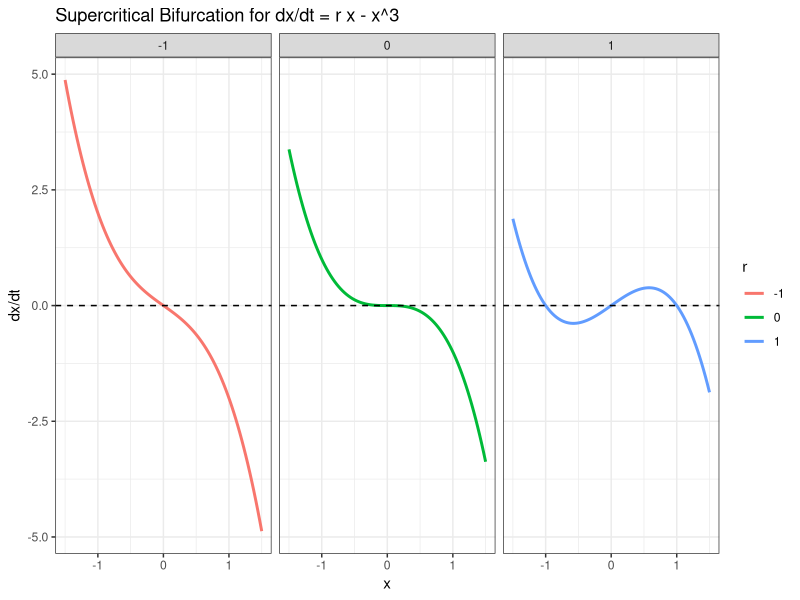
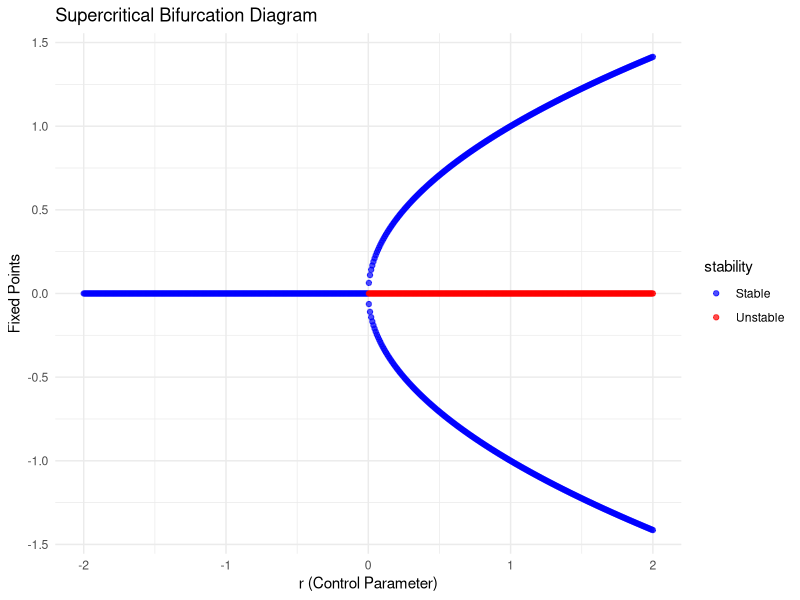
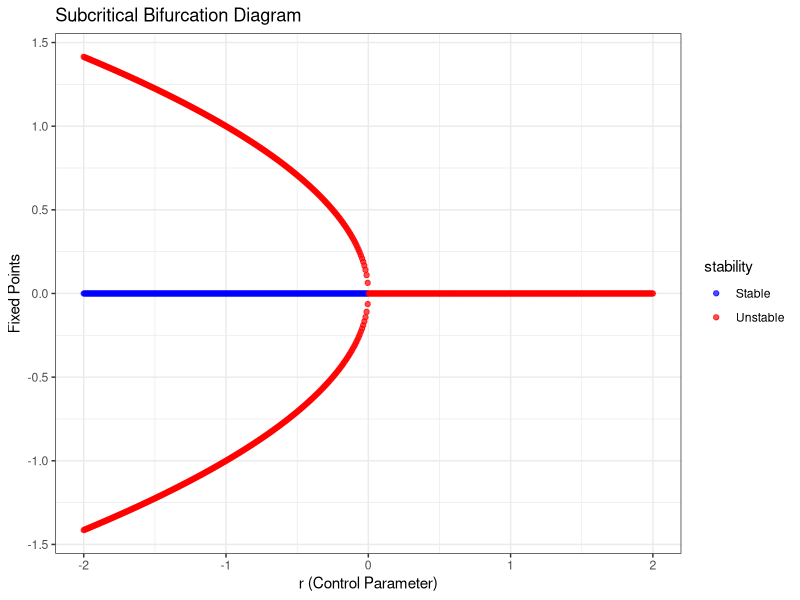
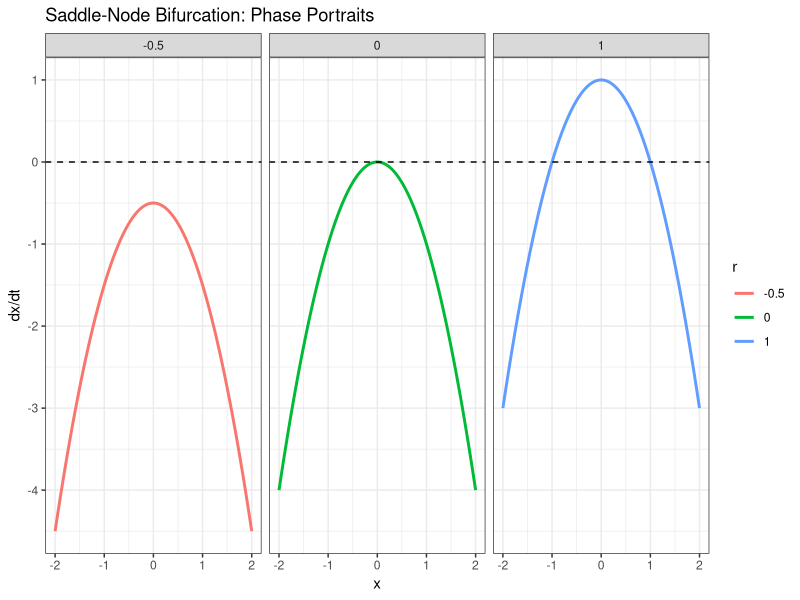
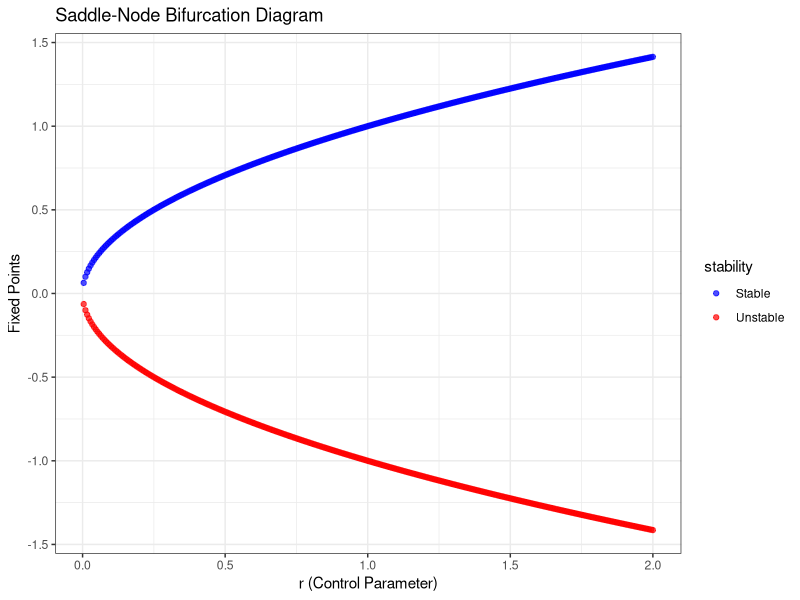

Write R code to recreate these figures, in order.
## ---- chunk 1
library(ggplot2)
## ---- chunk 2

supercritical_map <- function(x, r) {
  return(r * x - x^3)
}

r_values <- c(-1,0,1)
x_vals <- seq(-1.5, 1.5, length.out = 100)
dx_dt_df <- NULL  # Initialize as empty data frame

for (r in r_values) {
  df_aux <- data.frame(
    x = x_vals,
    dx_dt = supercritical_map(x_vals, r),
    r = r)
  dx_dt_df <- rbind(dx_dt_df, df_aux)  # Append new rows

}

ggplot(data = dx_dt_df, 
       aes(x = x, y = dx_dt, color = as.factor(r))) +
  geom_line(linewidth = 1) +
  geom_hline(yintercept = 0, linetype = "dashed") +
  labs(title = "Supercritical Bifurcation for dx/dt = r x - x^3", 
       x = "x", y = "dx/dt", color = "r") +
  facet_grid(~r)+
  theme_bw()
## ---- chunk 3
supercritical_map <- function(x, r) {
  return(r * x - x^3)
}

fixed_points_supercritical <- function(r) {
  roots <- polyroot(c(0,r,0,-1))
  real_roots <- roots[round(Im(roots),10)==0]
  return(Re(real_roots))
}

stability <- function(x, r) {
  derivative <- r - 3 * x^2
  if (derivative < 0) "Stable" else "Unstable"
}

r_values <- seq(-2, 2, length.out = 500)
bifurcation_data <- NULL #Empty variable to store bifurcation data

for (r in r_values) {
  points_super <- fixed_points_supercritical(r)
  for (x in points_super) {
    bifurcation_data <- rbind(bifurcation_data, 
                              data.frame(r = r, x = x, 
                                         stability = stability(x, r)))
  }
}

ggplot(bifurcation_data, aes(x = r, y = x, color = stability)) +
  geom_point(size = 1.5, alpha = 0.7) +
  scale_color_manual(values = c("Stable" = "blue", "Unstable" = "red")) +
  labs(title = "Supercritical Bifurcation Diagram",
       x = "r (Control Parameter)", y = "Fixed Points") +
  theme_minimal()
## ---- chunk 4
subcritical_map <- function(x, r) {
  return(r * x + x^3)
}

fixed_points_subcritical <- function(r) {
  roots <- polyroot(c(0,r,0,1))
  real_roots <- roots[round(Im(roots),10)==0]
  return(Re(real_roots))
}

stability <- function(x, r) {
  derivative <- r + 3 * x^2
  if (derivative < 0) "Stable" else "Unstable"
}

r_values <- seq(-2, 2, length.out = 500)
bifurcation_data <- NULL #Empty variable to store bifurcation data

for (r in r_values) {
  points_sub <- fixed_points_subcritical(r)
  for (x in points_sub) {
    bifurcation_data <- rbind(bifurcation_data, 
                              data.frame(r = r, x = x, 
                                         stability = stability(x, r)))
  }
}

ggplot(bifurcation_data, aes(x = r, y = x, color = stability)) +
  geom_point(size = 1.5, alpha = 0.7) +
  scale_color_manual(values = c("Stable" = "blue", "Unstable" = "red")) +
  labs(title = "Subcritical Bifurcation Diagram", 
       x = "r (Control Parameter)", y = "Fixed Points") +
  theme_bw()
## ---- chunk 5
# Phase portrait function
saddle_node_map <- function(x, r) {
  return(r - x^2)
}

# Choose representative values of r
r_values <- c(-0.5, 0, 1)
x_vals <- seq(-2, 2, length.out = 200)

# Build data frame for plotting
df_phase <- data.frame()

for (r in r_values) {
  df_temp <- data.frame(
    x = x_vals,
    dx_dt = saddle_node_map(x_vals, r),
    r = as.factor(r)
  )
  df_phase <- rbind(df_phase, df_temp)
}

library(ggplot2)

ggplot(df_phase, aes(x = x, y = dx_dt, color = r)) +
  geom_line(linewidth = 1) +
  geom_hline(yintercept = 0, linetype = "dashed") +
  labs(title = "Saddle-Node Bifurcation: Phase Portraits",
       x = "x", y = "dx/dt", color = "r") +
  facet_grid(~r) +
  theme_bw()
## ---- chunk 6
map_function <- function(x, r) {
  return(r - x^2)
}

fixed_points <- function(r) {
  roots <- polyroot(c(r,0,-1))
  real_roots <- roots[round(Im(roots),10)==0]
  return(Re(real_roots))
}

stability <- function(x, r) {
  derivative <- -2 * x
  if (derivative < 0) "Stable" else "Unstable"
}

r_values <- seq(-1, 2, length.out = 500)
bifurcation_data <- NULL #Empty variable to store bifurcation data

for (r in r_values) {
  points <- fixed_points(r)
  for (x in points) {
    bifurcation_data <- rbind(bifurcation_data, data.frame(r = r, x = x, stability = stability(x, r)))
  }
}

ggplot(bifurcation_data, aes(x = r, y = x, color = stability)) +
  geom_point(size = 1.5, alpha = 0.7) +
  scale_color_manual(values = c("Stable" = "blue", "Unstable" = "red")) +
  labs(title = "Saddle-Node Bifurcation Diagram", 
       x = "r (Control Parameter)", y = "Fixed Points") +
  theme_bw()
